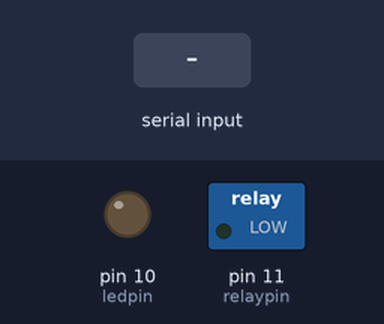
A sketch run on a simulated Arduino Uno, built with avr-gcc and run on an emulated ATmega328P. Parts: switched loads named in the sketch (green lamp = pin HIGH), output pins drawn as LEDs (lit = HIGH). Inputs (shaded band) come from the test bench.

Above: at 1.2 s.
1.3 s: "turn on led\n" received over Serial
At 2.2 s:
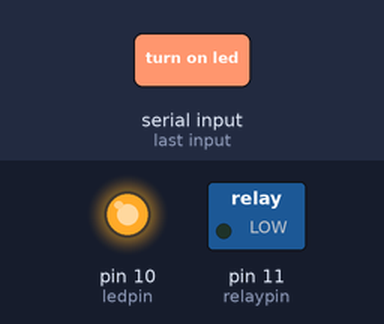
2.8 s: "turn off led\n" received over Serial
At 3.3 s:
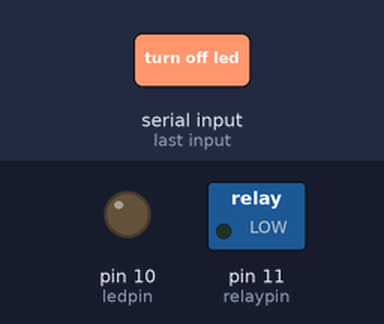
Timing chart, 0 to 5.8 s (numbered marks = the images above; inputs shaded):
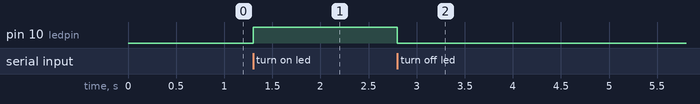

The sketch:

arduino_code.ino
```cpp
int ledpin = 10;
String str;
int relaypin = 11;
void setup() {
  // put your setup code here, to run once:
  Serial.begin(115200);
  pinMode(ledpin,OUTPUT);
  pinMode(relaypin,OUTPUT);

}

void loop() {
  // put your main code here, to run repeatedly:
  if (Serial.available() > 0) {
                str = Serial.readStringUntil('\n');

                if (str == "turn on led"){

                  digitalWrite(ledpin,HIGH);
                }

                 if (str == "turn off led"){

                  digitalWrite(ledpin,LOW);
                }
                if (str =="motor on"){
                  digitalWrite(relaypin,HIGH);

                   }
                 if(str="motor off"){
                  digitalWrite(relaypin,LOW);
                  }
        }
}
```

Measured:
- after the input at 1.3 s, pin 10 (ledpin): LOW → HIGH at once
- after the input at 2.8 s, pin 10 (ledpin): HIGH → LOW at once
